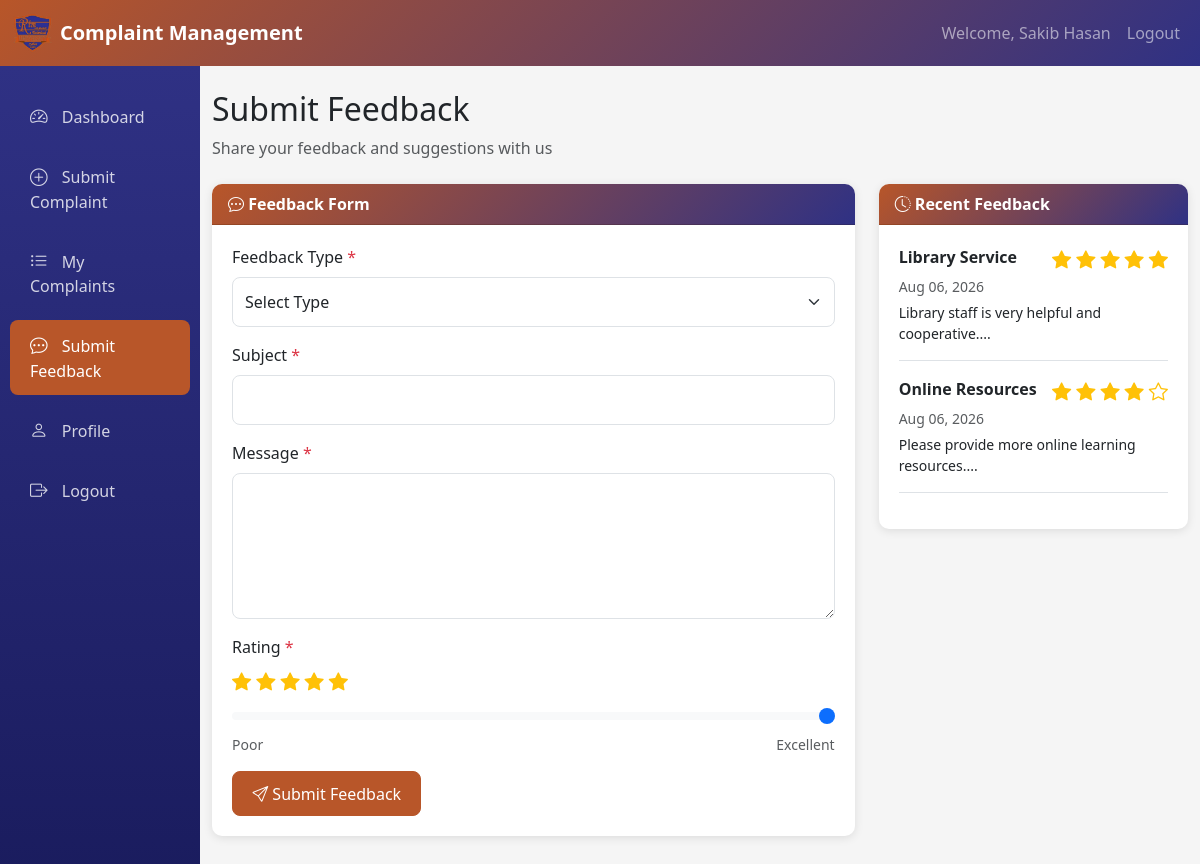
The app's page /student/feedback.php (signed in) with its own data.
### tables this page shows
CREATE TABLE IF NOT EXISTS students (
    id INT AUTO_INCREMENT PRIMARY KEY,
    name VARCHAR(100) NOT NULL,
    student_id VARCHAR(20) NOT NULL UNIQUE,
    email VARCHAR(100) NOT NULL UNIQUE,
    phone VARCHAR(20),
    department VARCHAR(100),
    password VARCHAR(255) NOT NULL,
    status ENUM('active', 'inactive') DEFAULT 'active',
    created_at TIMESTAMP DEFAULT CURRENT_TIMESTAMP,
    updated_at TIMESTAMP DEFAULT CURRENT_TIMESTAMP ON UPDATE CURRENT_TIMESTAMP,
    INDEX idx_student_id (student_id),
    INDEX idx_student_email (email),
    INDEX idx_student_status (status)
);

CREATE TABLE IF NOT EXISTS feedback (
    id INT AUTO_INCREMENT PRIMARY KEY,
    student_id INT NOT NULL,
    type ENUM('General Feedback', 'Suggestion', 'Service Feedback') NOT NULL,
    subject VARCHAR(200) NOT NULL,
    message TEXT NOT NULL,
    rating INT NOT NULL CHECK (rating >= 1 AND rating <= 5),
    created_at TIMESTAMP DEFAULT CURRENT_TIMESTAMP,
    updated_at TIMESTAMP DEFAULT CURRENT_TIMESTAMP ON UPDATE CURRENT_TIMESTAMP,
    FOREIGN KEY (student_id) REFERENCES students(id) ON DELETE CASCADE,
    INDEX idx_feedback_student (student_id),
    INDEX idx_feedback_type (type),
    INDEX idx_feedback_rating (rating),
    INDEX idx_feedback_created (created_at)
);

### includes/auth.php (called while the page is built, shortened)
<?php
function isLoggedIn() {
    return isset($_SESSION['user_id']) && isset($_SESSION['user_type']);
}
function isStudent() {
    return isLoggedIn() && $_SESSION['user_type'] === 'student';
}
function formatDate($date) {
    return date('M d, Y', strtotime($date));
}
?>

### includes/student_auth.php (called while the page is built, shortened)
<?php
require_once __DIR__ . '/auth.php';
function getCurrentStudent() {
    if (isStudent()) {
        global $pdo;
        $stmt = $pdo->prepare("SELECT * FROM students WHERE id = ? AND status = 'active'");
        $stmt->execute([$_SESSION['user_id']]);
        return $stmt->fetch();
    }
    return null;
}
?>

### student/feedback.php (the view, shortened to what this page needs)
<?php
require_once '../includes/auth.php';
require_once '../includes/student_auth.php';
require_once '../config/database.php';
$student = getCurrentStudent();
$stmt = $pdo->prepare("SELECT * FROM feedback WHERE student_id = ? ORDER BY created_at DESC LIMIT 5");
$stmt->execute([$student['id']]);
$feedback_history = $stmt->fetchAll();
?>
<!DOCTYPE html>
<html lang="en">
<head>
    <link href="https://cdn.jsdelivr.net/npm/bootstrap@5.3.0/dist/css/bootstrap.min.css" rel="stylesheet">
    <link href="https://cdn.jsdelivr.net/npm/bootstrap-icons@1.10.0/font/bootstrap-icons.css" rel="stylesheet">
    <link href="/includes/assets/css/style.css" rel="stylesheet">
</head>
<body>
    <nav class="navbar navbar-expand-lg navbar-dark" style="background: linear-gradient(135deg, var(--primary-color), var(--secondary-color));">
        <div class="container-fluid">
            <a class="navbar-brand d-flex align-items-center" href="/student/dashboard.php">
                <img src="/img/rtm-icon.png" alt="RTM Logo" width="40" height="40" class="me-2">
                Complaint Management
            </a>
            <div class="collapse navbar-collapse" id="navbarNav">
                <ul class="navbar-nav ms-auto">
                    <li class="nav-item">
                        <span class="nav-link">Welcome, <?php echo htmlspecialchars($student['name']); ?></span>
                    </li>
                    <li class="nav-item">
                        <a class="nav-link" href="/student/logout.php">Logout</a>
                    </li>
                </ul>
            </div>
        </div>
    </nav>
    <div class="container-fluid">
        <div class="row">
            <div class="col-md-3 col-lg-2 sidebar">
                <nav class="nav flex-column">
                    <a class="nav-link" href="/student/dashboard.php">
                        <i class="bi bi-speedometer2"></i> Dashboard
                    </a>
                    <a class="nav-link" href="/student/submit-complaint.php">
                        <i class="bi bi-plus-circle"></i> Submit Complaint
                    </a>
                    <a class="nav-link" href="/student/complaints.php">
                        <i class="bi bi-list-ul"></i> My Complaints
                    </a>
                    <a class="nav-link active" href="/student/feedback.php">
                        <i class="bi bi-chat-dots"></i> Submit Feedback
                    </a>
                    <a class="nav-link" href="/student/profile.php">
                        <i class="bi bi-person"></i> Profile
                    </a>
                    <a class="nav-link" href="/student/logout.php">
                        <i class="bi bi-box-arrow-right"></i> Logout
                    </a>
                </nav>
            </div>
            <div class="col-md-9 col-lg-10 py-4">
                <div class="mb-4">
                    <h2>Submit Feedback</h2>
                    <p class="text-muted">Share your feedback and suggestions with us</p>
                </div>
                <div class="row">
                    <div class="col-md-8">
                        <div class="card">
                            <div class="card-header">
                                <i class="bi bi-chat-dots"></i> Feedback Form
                            </div>
                            <div class="card-body">
                                <form method="POST" action="">
                                    <div class="mb-3">
                                        <label for="type" class="form-label">Feedback Type <span class="text-danger">*</span></label>
                                        <select class="form-select" id="type" name="type" required>
                                            <option value="">Select Type</option>
                                        </select>
                                    </div>
                                    <div class="mb-3">
                                        <label for="subject" class="form-label">Subject <span class="text-danger">*</span></label>
                                        <input type="text" class="form-control" id="subject" name="subject"
                                               value="<?php echo htmlspecialchars($_POST['subject'] ?? ''); ?>" required>
                                    </div>
                                    <div class="mb-3">
                                        <label for="message" class="form-label">Message <span class="text-danger">*</span></label>
                                        <textarea class="form-control" id="message" name="message" rows="5" required><?php echo htmlspecialchars($_POST['message'] ?? ''); ?></textarea>
                                    </div>
                                    <div class="mb-3">
                                        <label for="rating" class="form-label">Rating <span class="text-danger">*</span></label>
                                        <div class="rating-stars">
                                            <?php for ($i = 1; $i <= 5; $i++): ?>
                                                <i class="bi bi-star<?php echo $i <= ($_POST['rating'] ?? 5) ? '-fill' : ''; ?> star-icon"
                                                   data-rating="<?php echo $i; ?>"></i>
                                            <?php endfor; ?>
                                        </div>
                                        <input type="range" class="form-range mt-2" id="rating" name="rating"
                                               min="1" max="5" value="<?php echo $_POST['rating'] ?? 5; ?>">
                                        <div class="d-flex justify-content-between small text-muted">
                                            <span>Poor</span>
                                            <span>Excellent</span>
                                        </div>
                                    </div>
                                    <button type="submit" class="btn btn-primary">
                                        <i class="bi bi-send"></i> Submit Feedback
                                    </button>
                                </form>
                            </div>
                        </div>
                    </div>
                    <div class="col-md-4">
                        <div class="card">
                            <div class="card-header">
                                <i class="bi bi-clock-history"></i> Recent Feedback
                            </div>
                            <div class="card-body">
                                <?php if (empty($feedback_history)): ?>
                                    <p class="text-muted">No feedback submitted yet.</p>
                                <?php else: ?>
                                    <?php foreach ($feedback_history as $feedback): ?>
                                        <div class="mb-3 pb-3 border-bottom">
                                            <div class="d-flex justify-content-between">
                                                <strong><?php echo htmlspecialchars($feedback['subject']); ?></strong>
                                                <span class="rating-stars">
                                                    <?php for ($i = 1; $i <= 5; $i++): ?>
                                                        <i class="bi bi-star<?php echo $i <= $feedback['rating'] ? '-fill' : ''; ?>"></i>
                                                    <?php endfor; ?>
                                                </span>
                                            </div>
                                            <small class="text-muted"><?php echo formatDate($feedback['created_at']); ?></small>
                                            <p class="small mt-1 mb-0"><?php echo htmlspecialchars(substr($feedback['message'], 0, 100)); ?>...</p>
                                        </div>
                                    <?php endforeach; ?>
                                <?php endif; ?>
                            </div>
                        </div>
                    </div>
                </div>
            </div>
        </div>
    </div>
</body>
</html>

### includes/assets/css/style.css (style rules this page uses)
:root { --primary-color: #b85629; --secondary-color: #2f3184; --success-color: #198754; --danger-color: #dc3545; --warning-color: #ffc107; --info-color: #0dcaf0; --light-color: #f8f9fa; --dark-color: #212529; }
body { font-family: 'Segoe UI', Tahoma, Geneva, Verdana, sans-serif; background-color: #f5f5f5; }
.navbar-brand { font-weight: 600; font-size: 1.25rem; }
.card { border: none; border-radius: 10px; box-shadow: 0 2px 10px rgba(0, 0, 0, 0.1); margin-bottom: 20px; }
.card-header { background: linear-gradient(135deg, var(--primary-color), var(--secondary-color)); color: white; border-radius: 10px 10px 0 0 !important; font-weight: 600; }
.card-body { padding: 20px; }
.form-control, .form-select { border-radius: 8px; border: 1px solid #dee2e6; padding: 0.75rem; }
.btn { border-radius: 8px; padding: 0.6rem 1.2rem; font-weight: 500; }
.btn-primary { background-color: var(--primary-color); border-color: var(--primary-color); }
.sidebar { background: linear-gradient(180deg, var(--secondary-color) 0%, #1a1c5e 100%); min-height: calc(100vh - 56px); padding: 20px 0; }
.sidebar .nav-link { color: rgba(255, 255, 255, 0.8); padding: 12px 20px; border-radius: 8px; margin: 5px 10px; transition: all 0.2s; }
.sidebar .nav-link:hover, .sidebar .nav-link.active { background-color: var(--primary-color); color: white; }
.sidebar .nav-link i { margin-right: 10px; font-size: 1.1rem; }
.rating-stars { color: var(--warning-color); font-size: 1.2rem; }

### records on screen
students: name "Sakib Hasan"
feedback: subject "Library Service", rating 5 (drawn), created_at "Aug 06, 2026", message "Library staff is very helpful and cooperative."
feedback: subject "Online Resources", rating 4 (drawn), created_at "Aug 06, 2026", message "Please provide more online learning resources."
